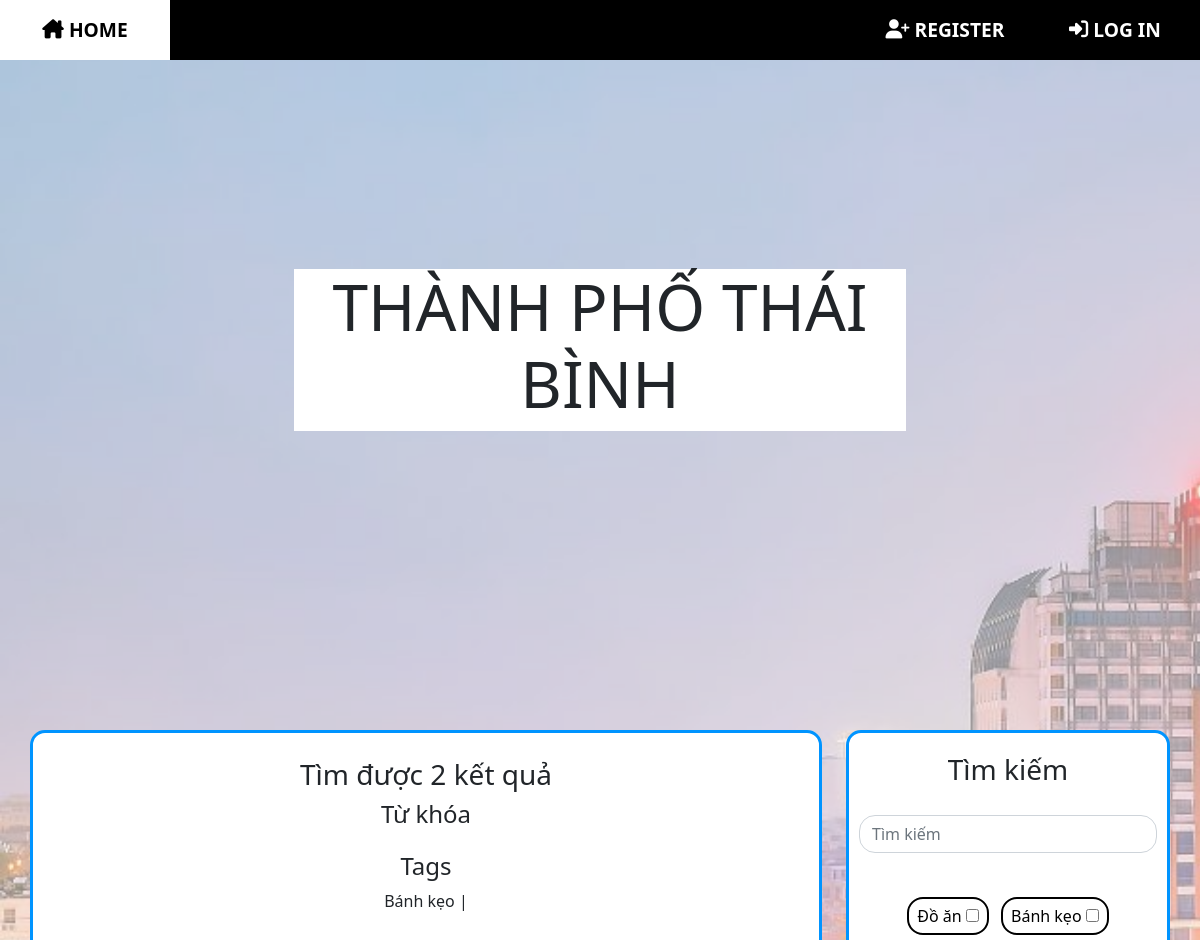
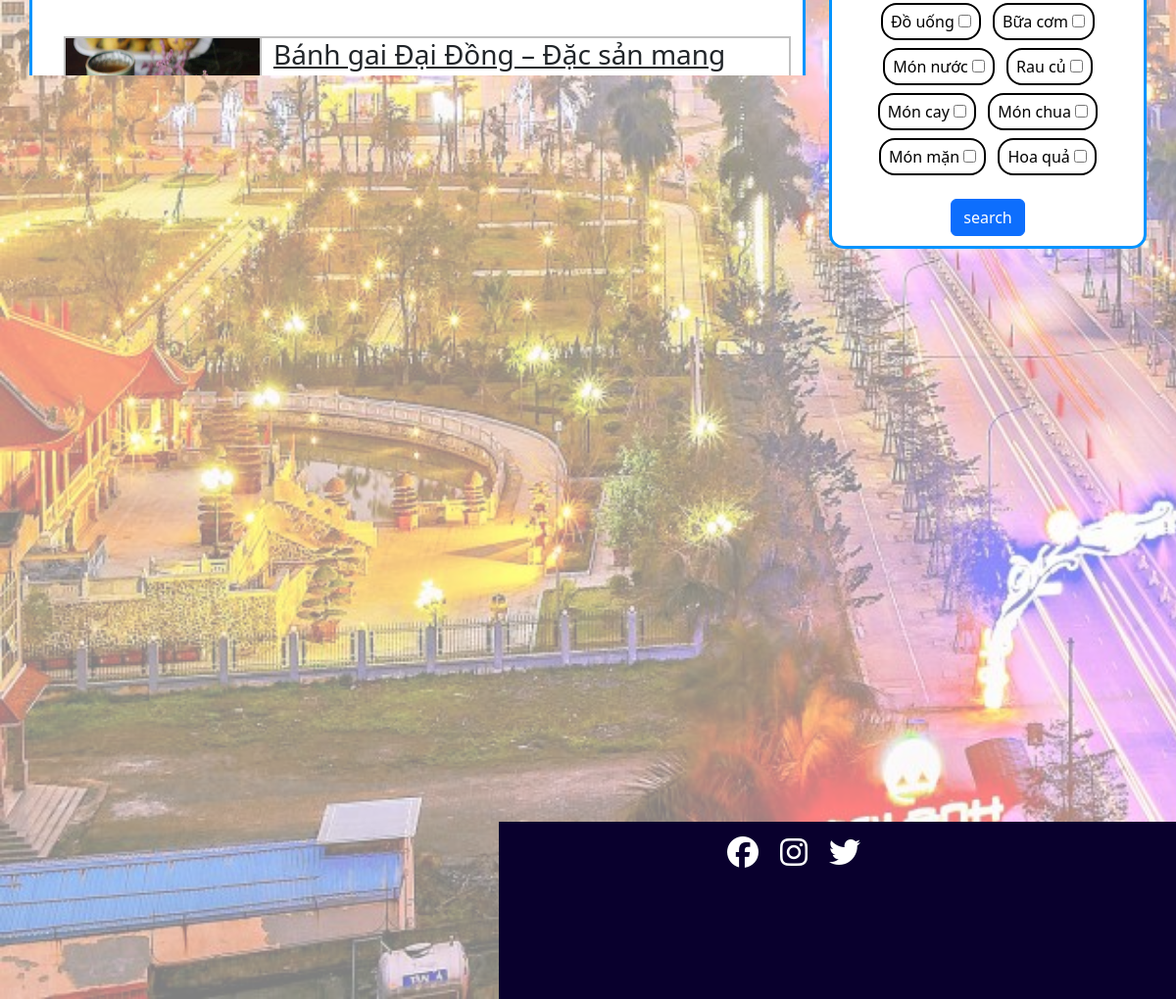
Page /search/?q=&c=11 on the committed database (2 pictures, top to bottom).
### blog/models.py (models this page shows, shortened)
class Category(models.Model):
    name = models.CharField(max_length=100)
    def __str__(self):
        return self.name

class Post(models.Model):
    class NewManager(models.Manager):
        def get_queryset(self):
            return super().get_queryset().filter(status='published')
    options = (
        ('draft', 'Draft'),
        ('published', 'Published'),
    )
    title = models.CharField(max_length=250)
    category = models.ManyToManyField(
        Category, default=[1], related_name='posts')
    excerpt = models.TextField(null=True)
    slug = models.SlugField(max_length=250, unique_for_date='publish')
    image = models.FileField(
        upload_to='static/thumbnail/', default='static/thumbnail/default/default.jpg')
    publish = models.DateTimeField(default=timezone.now)
    author = models.ForeignKey(
        User, on_delete=models.CASCADE, related_name='blog_posts')
    content = RichTextUploadingField(null=True)
    status = models.CharField(max_length=10, choices=options, default='draft')
    likes = models.ManyToManyField(User, blank=True, related_name='likes')
    objects = models.Manager()  # default manager
    newmanager = NewManager()  # custom manager
    def get_absolute_url(self):
        return reverse('blog:post_single', args=[self.slug])
    class Meta:
        ordering = ('-publish',)

### blog/views.py (the view)
# urls.py: path('search/', views.post_search, name='post_search'),
def post_search(request):
    form = PostSearchForm()
    q = ''
    c = ''
    results = []
    form = PostSearchForm(request.GET)
    if form.is_valid():
        q = form.cleaned_data['q']
        c = form.cleaned_data['c']
        results = Post.newmanager.filter(
            Q(title__contains=q, status='published'))
        for tag in c:
            results = results.filter(category=tag.id)
    list = pagination(request, results)
    return render(request, 'blog/search.html', {'categorys': Category.objects.all(), 'posts': results, 'total_results': results.count, 'q': str(q), 'c': c, 'list': list})

### blog/views.py (called while the page is built)
def pagination(request, posts):
    obj = posts
    page_n = request.GET.get('page')
    p = Paginator(obj, 5)
    list = p.get_page(page_n)
    return list

### templates/blog/search.html (shortened to what this page needs)
{% extends "base/base.html" %} {% block title %} Welcome to Blog {% endblock %} {%load static%}{% block content %} {%include "base/nav-bar.html"%}
<div class="bgpic"><img src="{% static 'Thanh-pho.jpg' %}" /></div>
<div class="col">
    <div class="row" id="row-titlecard">
        <div class="titlecard">
            <h1 style="font-size:400%">THÀNH PHỐ THÁI BÌNH</h1>
        </div>
    </div>
    <div class="row ">
        <div class="col-8">
            <div class="container">
                <div class="search-result-dialog">
                    <h3>Tìm được {{total_results}} kết quả</h3>
                    <h4>Từ khóa</h4>
                    <h4>Tags</h4>
                    <p>
                        {%for tag in c%} {{tag}} | {%endfor%}</p>
                </div>
                {% include "blog/list.html" %}
            </div>
        </div>
        <div class="col-4">
            {% include "blog/searchbox.html" %}
        </div>
    </div>
    {%include "base/footer.html"%}
</div>
{% endblock %}

### templates/blog/list.html (shortened to what this page needs)
{%block content%}
<div class="col pt-5">
    {% for post in list %}
    <div class="post-container row">
        <div class="col-3 post-thumbnail ">
            <img src="/{{post.image}}" />
        </div>
        <div class="col-9 post-detail">
            <div class="post-title">
                <h3>
                    <a class="text-dark" href="{{post.get_absolute_url}} ">{{post.title}}</a>
                </h3>
            </div>
            <div class="post-meta">
                <em>{{post.publish}} by {{post.author}}</em>
            </div>
            <div class="post-excerpt">
                <p>{{post.excerpt}}</p>
            </div>
            <div class="post-cat">
                {% for tag in post.category.all %}
                <a class="tag-btn" href="/search/?q=&c={{tag.id}}">{{tag}}</a>{%endfor%}
            </div>
        </div>
    </div>
    {% endfor %}
</div>
<nav aria-label="Page navigation example">
    <ul class="pagination" style="text-align: center;">
        <li class="page-item active"><a class="page-link" href="?page={{list.number}}">{{list.number}}</a></li>
    </ul>
</nav>
{%endblock%}

### templates/blog/searchbox.html
{% load static %} {% block content %}
<link href="{% static 'style.css' %}" rel="stylesheet">
<div class="search-box">
    <form role="search" method="get" action="/search/">
        <h3>Tìm kiếm</h3>
        <div class="search-bar">
            <input class="form-control me-5" name="q" type="search" placeholder="Tìm kiếm" aria-label="Search">
        </div>
        <div class="tag-bar">
            {% for tag in categorys.all%} {%if tag.name != 'default'%}
            <div class="tag-checkbox">
                <label for="{{tag}}" class="">{{tag.name}}</label>
                <input name="c" type="checkbox" id="{{tag}}" value="{{tag.pk}}">
            </div>
            {% endif %} {%endfor%}
        </div>
        <button class="btn btn-primary" type="submit">search </button>
    </form>
</div>
{% endblock %}

### static/style.css (style rules this page uses)
* { box-sizing: border-box; padding: 0; margin: 0; }
.bgpic { width: 100%; height: 100%; position: fixed; z-index: -1; opacity: 0.5; }
.container { border: solid #0094FF; border-radius: 15px; background-color: white; margin: 30px; padding-bottom: 50px; min-height: 1000px; }
.titlecard { background-color: white; width: 50%; text-align: center; align-self: center; margin-right: auto; margin-left: auto; }
#row-titlecard { height: 700px; }
.search-box { border: solid #0094FF; display: flex; flex-direction: column; align-items: center; border-radius: 15px; background-color: white; min-height: 400px; position: sticky; top: 70px; margin: 30px; padding: 20px 10px 10px 10px; }
.search-box form { display: flex; flex-direction: column; align-items: center; }
.search-bar { margin-top: 20px; margin-bottom: 20px; }
.tag-bar { margin: 20px 10px 20px 10px; text-align: center; }
.tag-checkbox { border: black solid 2px; color: black; padding: 5px 8px; text-align: center; text-decoration: none; display: inline-block; margin: 4px; cursor: pointer; border-radius: 16px; min-width: 55px; }
.form-control { border-radius: 1rem; }
.post-container { position: relative; background-color: white; border: solid #C0C0C0 2px; margin: 0 0 20px 20px; height: 200px; max-width: 800px; overflow: hidden; }
.post-container .post-thumbnail { position: absolute; padding: 0; border-right: inherit; overflow: hidden; height: 100%; width: 200px; }
.post-container .post-thumbnail img { width: 100%; height: 100%; }
.post-container .post-detail { position: relative; left: 200px; }
.post-container .post-detail .post-title { position: absolute; margin-bottom: 10px; height: 70px; width: 90%; overflow: hidden; text-overflow: ellipsis; display: -webkit-box; line-height: 40px; -webkit-line-clamp: 2; -webkit-box-orient: vertical; }
.post-container .post-detail .post-excerpt { position: absolute; bottom: 45px; margin-bottom: 13px; height: 34px; width: 90%; overflow: hidden; text-overflow: ellipsis; display: -webkit-box; line-height: 16px; -webkit-line-clamp: 2; -webkit-box-orient: vertical; }
.post-container .post-detail .post-cat { position: absolute; bottom: 0px; border-top: solid 1px; height: 50px; width: 90%; text-overflow: ellipsis; overflow: hidden; display: flex; align-items: center; }
.post-container .post-detail .post-meta { position: absolute; bottom: 95px; font-size: medium; height: 18px; width: 90%; overflow: hidden; text-overflow: ellipsis; display: -webkit-box; line-height: 15px; }
.tag-btn { background-color: #ddd; border: none; color: black; padding: 5px 8px; text-align: center; text-decoration: none; display: inline-block; margin: 4px; cursor: pointer; border-radius: 16px; min-width: 55px; }
.search-result-dialog { padding-top: 25px; display: flex; flex-direction: column; align-items: center; }
.search-result-dialog p { width: 100%; overflow-wrap: break-word; text-align: center; }
.pagination { margin-top: 60px; display: flex; justify-content: center; }
.active>.page-link { z-index: 0; }

### rows in the picture
Category: name "Bánh kẹo"
Post: image (picture), title "Bánh gai Đại Đồng – Đặc sản mang hương vị quê lúa Thái Bình", publish "Dec. 1, 2022, 6:07 p.m.", author "admin", excerpt "Thôn Đại Đồng, xã Tân Hoà, huyện Vũ Thư có nhiều món ăn dân giã độc đáo trong đó có bánh gai đã trở thành đặc sản…"
Category: name "Đồ ăn"
Post: image (picture), title "Bánh cáy làng Nguyễn đặc sản Thái Bình nổi tiếng từ Bắc trí Nam", publish "Dec. 1, 2022, 5:30 p.m.", author "admin", excerpt "Du lịch Thái Bình, ngoài chùa Keo, đền Trần linh thiêng,… người ta còn nhớ đến nem chạo Vị Thủy, canh cá Quỳnh Côi, bún…"
Category: name "Đồ uống"
Category: name "Bữa cơm"
Category: name "Món nước"
Category: name "Rau củ"
Category: name "Món cay"
Category: name "Món chua"
Category: name "Món mặn"
Category: name "Hoa quả"

### other values in the picture
{{ total_results }} "2"
{{ list.number }} "1"
